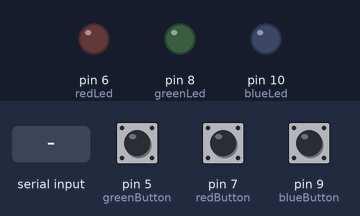
The sketch below on a simulated Arduino Uno, built with avr-gcc and run on an emulated ATmega328P. Shown: output pins drawn as LEDs (lit = HIGH). The inputs (shaded band) are chosen by the test bench; at power-on: pin 5 (greenButton) LOW, pin 7 (redButton) LOW, pin 9 (blueButton) LOW.

Above: at 1.2 s.
1.3 s: "1" received over Serial
At 2.7 s:
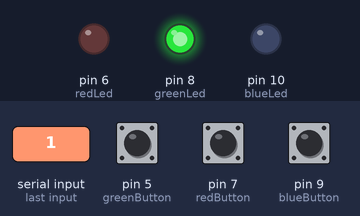
3.8 s: "2" received over Serial
At 5.8 s:
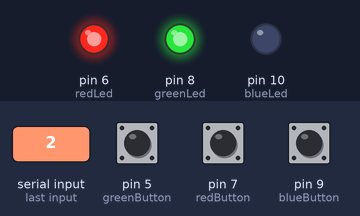
7.9 s: "0" received over Serial
At 10.1 s:
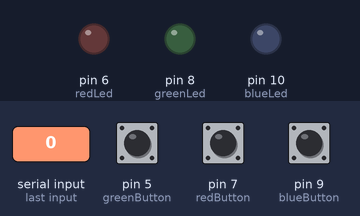
10.4 s: "2" received over Serial
At 12.0 s:
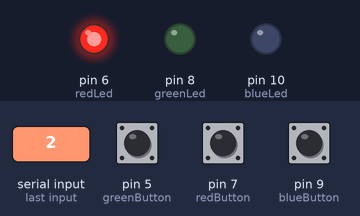
Timing chart, 0 to 13.5 s (numbered marks = the images above; inputs shaded):
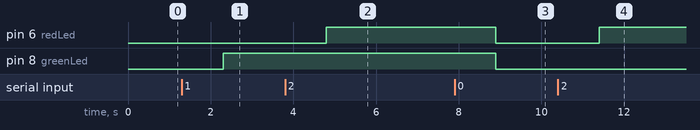

Measured:
- after the input at 1.3 s, pin 8 (greenLed): LOW → HIGH after 1.0 s
- after the input at 3.8 s, pin 6 (redLed): LOW → HIGH after 1.0 s
- after the input at 7.9 s, pin 6 (redLed), pin 8 (greenLed): HIGH → LOW after 1.0 s
- after the input at 10.4 s, pin 6 (redLed): LOW → HIGH after 1.0 s

The sketch:

SOTI_Buttons.ino
```cpp
//We have an Input and an Output for each button.
//Here the Input for the Buttons
int greenButton = 5;
int redButton = 7;
int blueButton = 9;

//Led Output for the Buttons
int redLed = 6;
int greenLed = 8;
int blueLed = 10;

//Constant string for the serial communication
String GREEN = "1";
String RED = "2";
String BLUE = "3";
String OFF_ALL = "0";

//Memory of states
int STATE_G = LOW;
int STATE_R = LOW;
int STATE_B = LOW;

void setup() {
  // put your setup code here, to run once:
  Serial.begin(9600);
  //PushButtons
  pinMode(redButton, INPUT);
  pinMode(greenButton, INPUT);
  pinMode(blueButton, INPUT);
  //Leds
  pinMode(redLed, OUTPUT);
  pinMode(greenLed, OUTPUT);
  pinMode(blueLed, OUTPUT);
  while (!Serial) {
    ; // wait for serial port to connect. Needed for native USB port only
  }
}

void loop() {
  // put your main code here, to run repeatedly:
  serialEvent();

  int redState = digitalRead(redButton);
  int greenState = digitalRead(greenButton);
  int blueState = digitalRead(blueButton);
  bool pressed = false;

  if (greenState == HIGH){
    Serial.println(GREEN);
    pressed = true;
  }else if (redState == HIGH){
    Serial.println(RED);
    pressed = true;
  }else if (blueState == HIGH){
    Serial.println(BLUE);
    pressed = true;
  }

  if (pressed){
    delay(1000);
  }
}

/*
 * Simply turn off all the leds.
 */
void ledsOff(){
  digitalWrite(greenLed, LOW);
  digitalWrite(redLed, LOW);
  digitalWrite(blueLed, LOW);
}


/*
 * Read from the serial port and turns ON/OFF the requested leds.
 */
void serialEvent() {
  while (Serial.available()) {
    // get the new byte:
    String inChar = Serial.readString();

    if (inChar == GREEN) {
      digitalWrite(greenLed, HIGH);
    }else if (inChar == RED){
      digitalWrite(redLed, HIGH);
    }else if (inChar == BLUE){
      digitalWrite(blueLed, HIGH);
    }else if (inChar == OFF_ALL){
      ledsOff();
    }
  }
}
```
